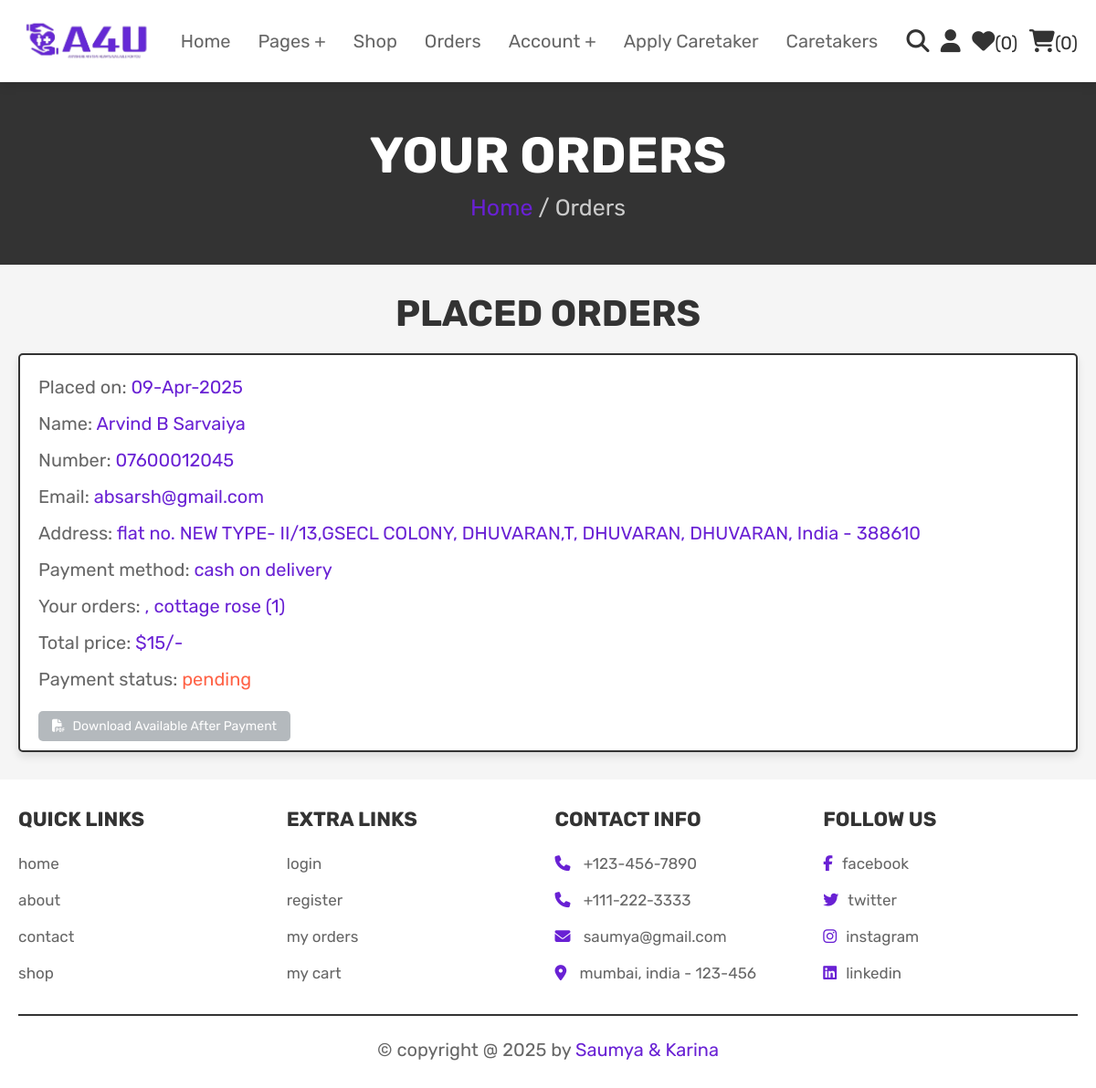
Page /orders.php (signed in) on the earlier database version.
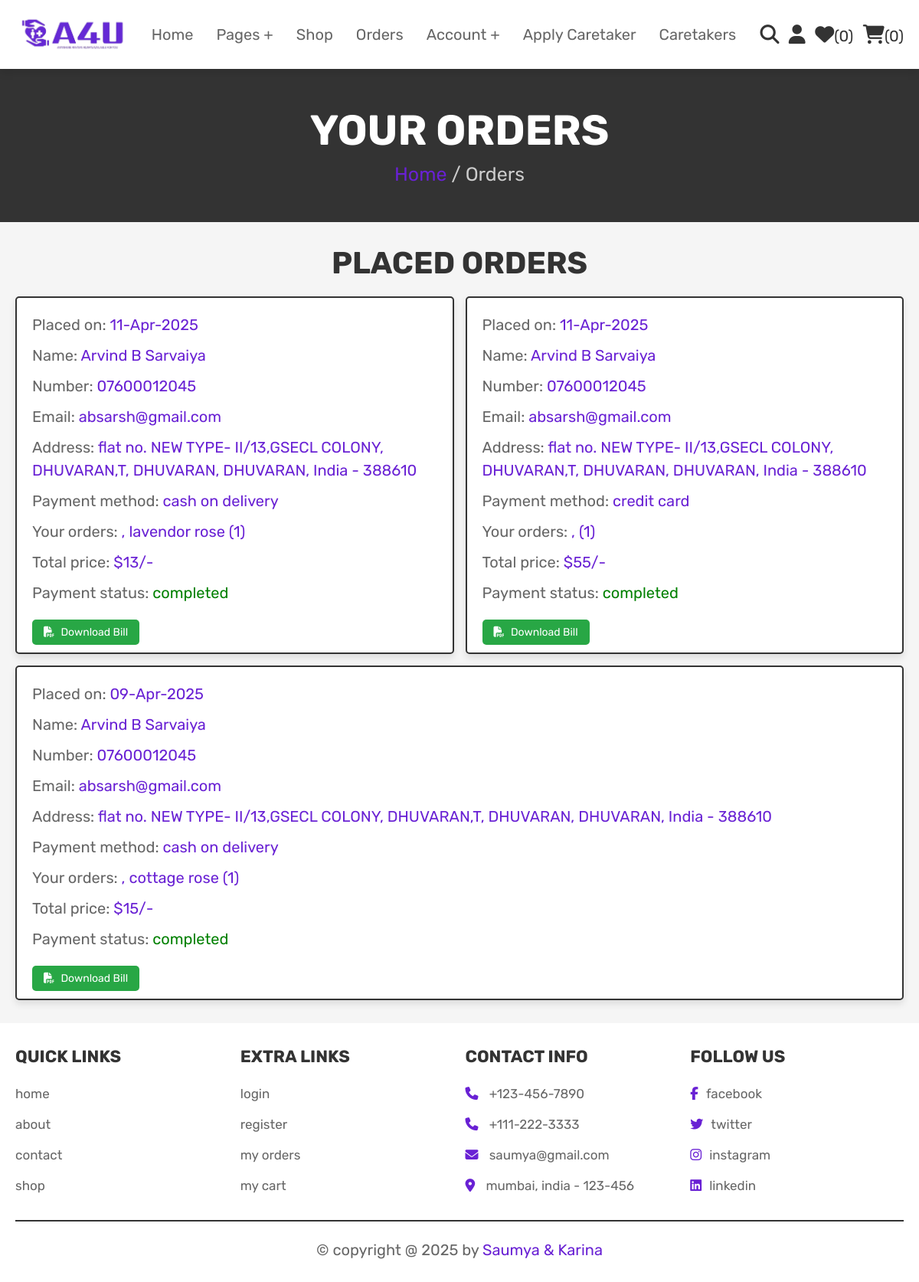
Same page on the later database version.
### tables this page shows
CREATE TABLE `orders` (
  `id` int(100) NOT NULL,
  `user_id` int(100) NOT NULL,
  `name` varchar(100) NOT NULL,
  `number` varchar(12) NOT NULL,
  `email` varchar(100) NOT NULL,
  `method` varchar(50) NOT NULL,
  `address` varchar(500) NOT NULL,
  `total_products` varchar(1000) NOT NULL,
  `total_price` int(100) NOT NULL,
  `placed_on` varchar(50) NOT NULL,
  `payment_status` varchar(20) NOT NULL DEFAULT 'pending'
);

### orders.php (the view, shortened to what this page needs)
<!DOCTYPE html>
<html lang="en">
<head>
   <link rel="stylesheet" href="https://cdnjs.cloudflare.com/ajax/libs/font-awesome/6.0.0/css/all.min.css">
   <link rel="stylesheet" href="css/style.css">
</head>
<body>
<?php @include 'header.php'; ?>
<section class="heading">
    <h3>Your Orders</h3>
    <p><a href="home.php">Home</a> / Orders</p>
</section>
<section class="placed-orders">
    <h1 class="title">Placed Orders</h1>
    <div class="box-container">
    <?php
        $select_orders = mysqli_query($conn, "SELECT * FROM orders WHERE user_id = '$user_id' ORDER BY placed_on DESC") or die('query failed');
        if(mysqli_num_rows($select_orders) > 0){
            while($fetch_orders = mysqli_fetch_assoc($select_orders)){
    ?>
    <div class="box">
        <p>Placed on: <span><?php echo $fetch_orders['placed_on']; ?></span></p>
        <p>Name: <span><?php echo $fetch_orders['name']; ?></span></p>
        <p>Number: <span><?php echo $fetch_orders['number']; ?></span></p>
        <p>Email: <span><?php echo $fetch_orders['email']; ?></span></p>
        <p>Address: <span><?php echo $fetch_orders['address']; ?></span></p>
        <p>Payment method: <span><?php echo $fetch_orders['method']; ?></span></p>
        <p>Your orders: <span><?php echo $fetch_orders['total_products']; ?></span></p>
        <p>Total price: <span>$<?php echo $fetch_orders['total_price']; ?>/-</span></p>
        <p>Payment status:
            <span style="color:<?php echo ($fetch_orders['payment_status'] == 'pending') ? 'tomato' : 'green'; ?>">
                <?php echo $fetch_orders['payment_status']; ?>
            </span>
        </p>
        <?php if($fetch_orders['payment_status'] == 'completed'): ?>
            <a href="generate_pdf.php?order_id=<?php echo $fetch_orders['id']; ?>" class="download-bill-btn">
                <i class="fas fa-file-pdf"></i> Download Bill
            </a>
        <?php else: ?>
            <span class="download-bill-btn disabled">
                <i class="fas fa-file-pdf"></i> Download Available After Payment
            </span>
        <?php endif; ?>
    </div>
    <?php
            }
        } else {
            echo '<p class="empty">No orders placed yet!</p>';
        }
    ?>
    </div>
</section>
<?php @include 'footer.php'; ?>
</body>
</html>

Differences in the rows shown:
added orders: placed_on "11-Apr-2025", name "Arvind B Sarvaiya", number "07600012045", email "absarsh@gmail.com", address "flat no. NEW TYPE- II/13,GSECL COLONY, DHUVARAN,T, DHUVARAN, DHUVARAN, India - 388610", method "cash on delivery", total_products ", lavendor rose (1)", total_price "13", payment_status "completed"
added orders: placed_on "11-Apr-2025", name "Arvind B Sarvaiya", number "07600012045", email "absarsh@gmail.com", address "flat no. NEW TYPE- II/13,GSECL COLONY, DHUVARAN,T, DHUVARAN, DHUVARAN, India - 388610", method "credit card", total_products ", (1)", total_price "55", payment_status "completed"
changed orders "09-Apr-2025": payment_status "pending" → "completed"; payment_status "Download Available After Payment" → "Download Bill"
